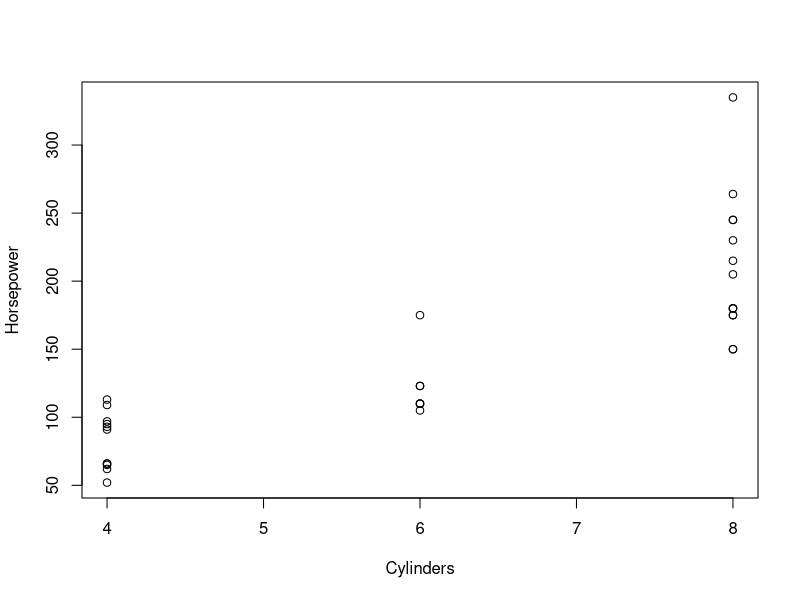
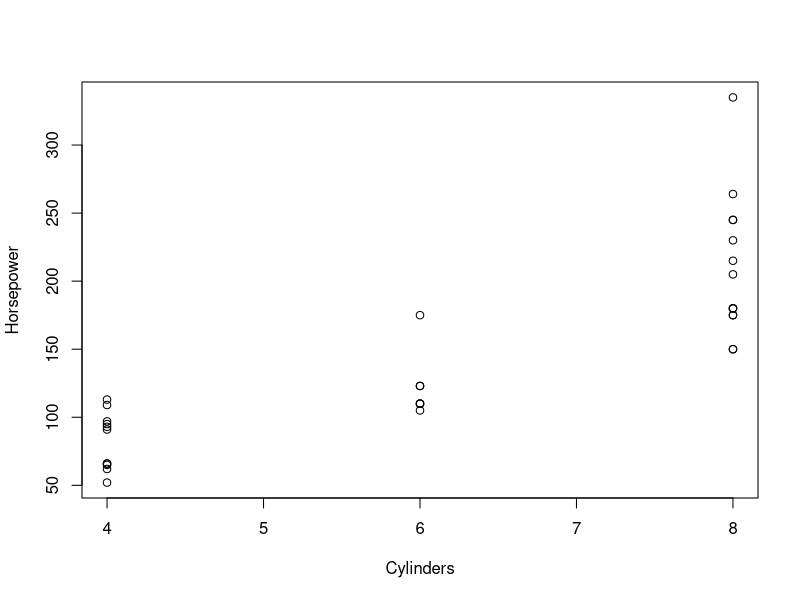

Write the R code that produced these figures, in order.
## ---- chunk 1
knitr::opts_chunk$set(echo = TRUE)
## ---- chunk 2


#install.packages("tinytex")
#tinytex::install_tinytex()


## ---- chunk 3
data("mtcars") #Imports mtcars data from base R
#?mtcars
summary(mtcars) #summary of the variables in mtcars
## ---- chunk 4
plot(mtcars$cyl,mtcars$hp, ylab = 'Horsepower',xlab = 'Cylinders')
## ---- chunk 5
plot(mtcars$cyl,mtcars$hp, ylab = 'Horsepower',xlab = 'Cylinders')
## ---- chunk 6
library(knitr) #We need to call the knitr library

knitr::kable(head(mtcars[,0:4]),
col.names = c('MPG', 'Cylinders',
'Displacement', 'HP'))
## ---- chunk 7



# Vector.2 <- seq(50, 5, by = -5)
# plot(x,y)
## ---- chunk 8


## ---- chunk 9
# library(knitr) #We need to call the knitr library
# 
# knitr::kable(head(mtcars[,0:4]),
# col.names = c('MPG', 'Cylinders',
# 'Displacement', 'HP'))



